Frame 1 (no input): blank canvas, image omitted
Frame 60 (no input): blank canvas, image omitted
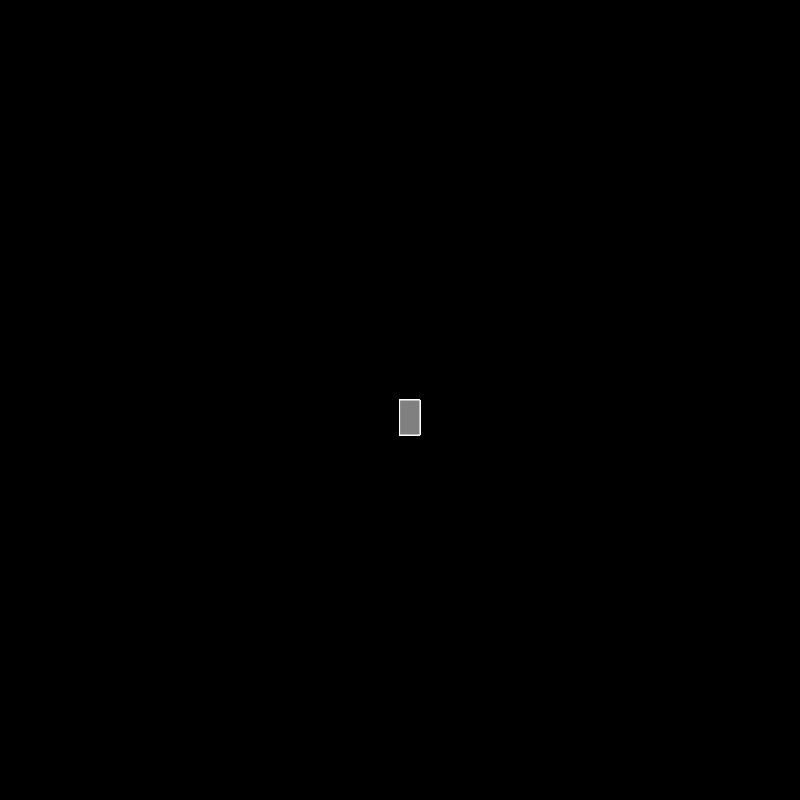
Frame 120 (the mouse pressed at the canvas centre since frame 60)

The p5.js sketch whose frames 1 and 60 were blank and that drew this single picture after the mouse press (run headless with seeded random() and noise() and a simulated clock; from frame 60 on, the mouse is pressed at the canvas centre):

// p5.js sketch
// ── sketch.js
function setup() {
    createCanvas(800, 800);
    background('black');
  }
  
  function draw() {
    stroke ('white');
    fill ('gray')
    
    
    if (mouseIsPressed) {
      rect (mouseX, mouseY, 20, 35)
    }
  }
